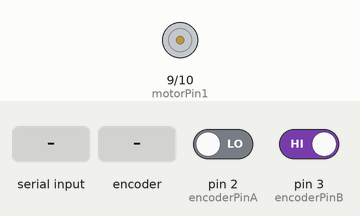
Simulated run of this sketch. Board: Arduino Uno, built with avr-gcc and run on an emulated ATmega328P. Shown: motor-driver pin pairs drawn as motors (green arrow = first pin HIGH = forward, orange = second pin HIGH = backward, longer = more drive). The inputs (shaded band) are chosen by the test bench; at power-on: pin 2 (encoderPinA) LOW, pin 3 (encoderPinB) HIGH. What the sketch prints to the serial monitor is not drawn.

Above: at 1.2 s.
1.3 s: "90,45\n" received over Serial
At 1.8 s:
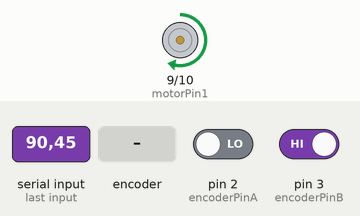
2.8 s: rotary encoder on pin 2 (encoderPinA) / pin 3 (encoderPinB) turned 3 steps (first pin leading)
6.4 s: rotary encoder on pin 2 (encoderPinA) / pin 3 (encoderPinB) turned 2 steps (second pin leading)
Timing chart, 0 to 9.4 s (numbered marks = the images above; inputs shaded):
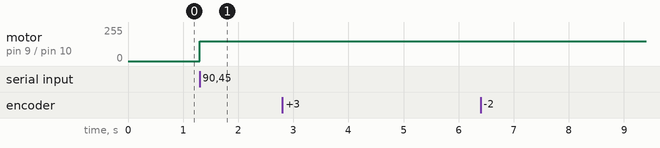

Measured:
- after the input at 1.3 s, motor on pin 9 (motorPin1) / pin 10 (motorPin2): stopped → forward 150/255 at once

The sketch:

shivro_motor.ino
```cpp
int motorPin1 = 9;
int motorPin2 = 10;
volatile int encoderValue = 0;
int encoderPinA = 2;
int encoderPinB = 3;
int targetAngle = 0;
int currentAngle = 0;
int initialAngle = 0;
int motorSpeed = 150; // Adjust speed as needed
int PPR = 500; // Adjust ppr as needed

void setup() {
  Serial.begin(115200);
  pinMode(motorPin1, OUTPUT);
  pinMode(motorPin2, OUTPUT);
  pinMode(encoderPinA, INPUT);
  pinMode(encoderPinB, INPUT);
  attachInterrupt(digitalPinToInterrupt(encoderPinA), updateEncoder, FALLING);
  Serial.println("Enter angle between 0 to 360 degrees: ");
}

void loop() {
  if (Serial.available() > 0) {
    targetAngle = Serial.parseInt();
    if (targetAngle >= 0 && targetAngle <= 360) {
      Serial.print("Input Angle:");Serial.println(targetAngle);
      moveMotorToAngle(targetAngle);
       delay(1000);
       moveMotorToAngle(initialAngle);
    } else {
      Serial.println("Please enter a valid angle (0-360)");
    }
  }

  currentAngle = calculateAngle();
  Serial.print("Current Angle: ");
  Serial.println(currentAngle);
  delay(100);
}

void moveMotorToAngle(int targetAngle) {
  while (currentAngle != targetAngle) {
    currentAngle = calculateAngle();
    Serial.print("ENC Reading:");Serial.print(encoderValue); Serial.print(" Current Angle:");Serial.println(currentAngle);
    if (currentAngle < targetAngle) {
      analogWrite(motorPin1, motorSpeed);
      analogWrite(motorPin2, 0);
    } else if (currentAngle > targetAngle) {
      analogWrite(motorPin1, 0);
      analogWrite(motorPin2, motorSpeed);
    }
    if (currentAngle == targetAngle) {
      analogWrite(motorPin1, 0);
      analogWrite(motorPin2, 0);
      Serial.println("Target angle reached!");
      break;
    }
  }
}

int calculateAngle() {
  return (encoderValue * 360) / PPR;
}

void updateEncoder() {
  if (digitalRead(encoderPinA) == digitalRead(encoderPinB)) {
    encoderValue++;
  } else {
    encoderValue--;
  }
}
```
